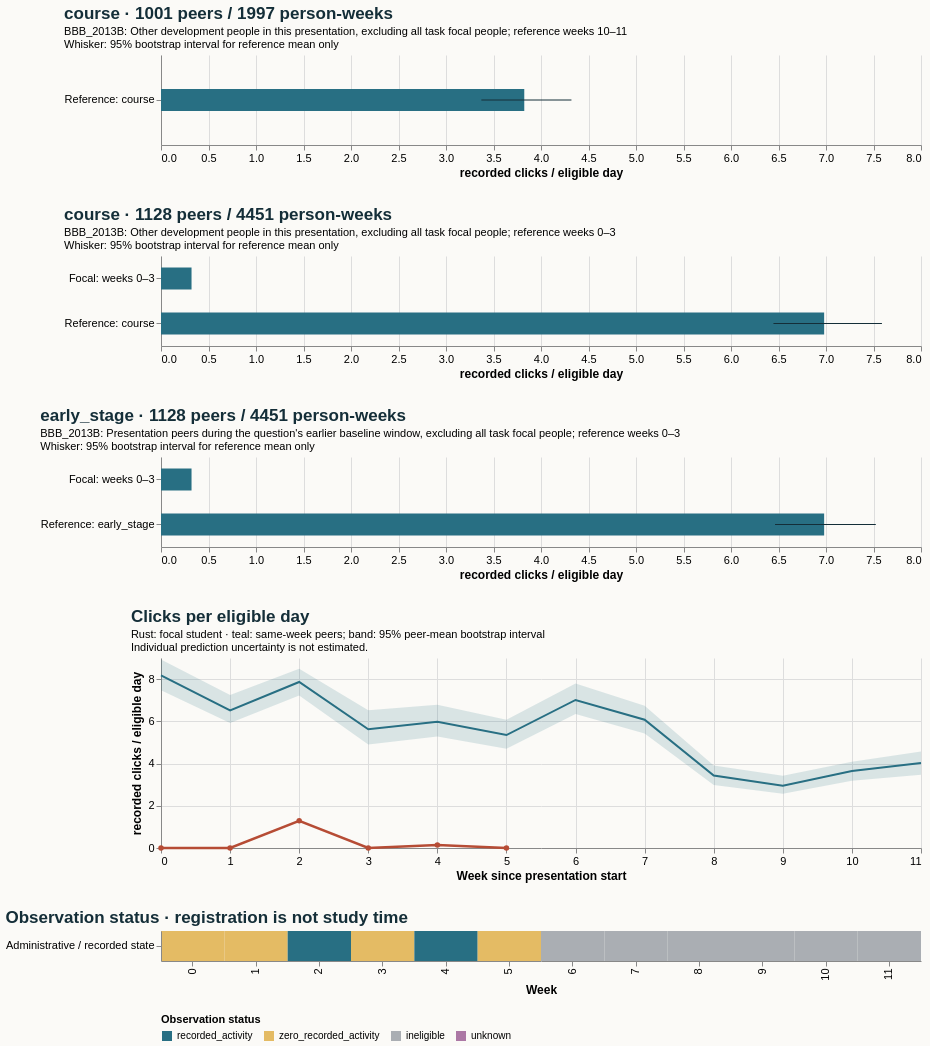

Source (Vega-Lite JSON):
### Vega-Lite specification from a JSON file in a GitHub repository (floating-point values rounded to 4 significant figures)
{"$schema": "https://vega.github.io/schema/vega-lite/v5.20.1.json", "config": {"axis": {"labelFontSize": 11, "titleFontSize": 12}, "background": "#fbfaf7", "font": "sans-serif", "title": {"anchor": "start", "color": "#142e38", "fontSize": 17, "subtitleFontSize": 11}, "view": {"continuousHeight": 300, "continuousWidth": 300, "stroke": null}}, "datasets": {"data-0c9b1b8a6aafc00edba3da8f5ecd5104": [{"hi": null, "lo": null, "series": "Focal: weeks 0–3", "value": 0.3214}, {"hi": 7.524, "lo": 6.464, "series": "Reference: early_stage", "value": 6.98}], "data-384e228b3901c7a3fc8f4dc9812107fe": [{"end_day": 6, "focal_value": 0.0, "peer_ci_high": 8.931, "peer_ci_low": 7.468, "peer_mean": 8.174, "peer_observations": 1127, "peer_people": 1127, "reference": "course", "unit": "recorded clicks / eligible day", "week": 0}, {"end_day": 13, "focal_value": 0.0, "peer_ci_high": 7.246, "peer_ci_low": 5.919, "peer_mean": 6.521, "peer_observations": 1121, "peer_people": 1121, "reference": "course", "unit": "recorded clicks / eligible day", "week": 1}, {"end_day": 20, "focal_value": 1.286, "peer_ci_high": 8.492, "peer_ci_low": 7.226, "peer_mean": 7.865, "peer_observations": 1105, "peer_people": 1105, "reference": "course", "unit": "recorded clicks / eligible day", "week": 2}, {"end_day": 27, "focal_value": 0.0, "peer_ci_high": 6.529, "peer_ci_low": 4.904, "peer_mean": 5.625, "peer_observations": 1098, "peer_people": 1098, "reference": "course", "unit": "recorded clicks / eligible day", "week": 3}, {"end_day": 34, "focal_value": 0.1429, "peer_ci_high": 6.783, "peer_ci_low": 5.283, "peer_mean": 5.982, "peer_observations": 1065, "peer_people": 1065, "reference": "course", "unit": "recorded clicks / eligible day", "week": 4}, {"end_day": 41, "focal_value": 0.0, "peer_ci_high": 6.074, "peer_ci_low": 4.696, "peer_mean": 5.35, "peer_observations": 1058, "peer_people": 1058, "reference": "course", "unit": "recorded clicks / eligible day", "week": 5}, {"end_day": 48, "focal_value": null, "peer_ci_high": 7.793, "peer_ci_low": 6.344, "peer_mean": 7.012, "peer_observations": 1050, "peer_people": 1050, "reference": "course", "unit": "recorded clicks / eligible day", "week": 6}, {"end_day": 55, "focal_value": null, "peer_ci_high": 6.738, "peer_ci_low": 5.425, "peer_mean": 6.076, "peer_observations": 1034, "peer_people": 1034, "reference": "course", "unit": "recorded clicks / eligible day", "week": 7}, {"end_day": 62, "focal_value": null, "peer_ci_high": 3.911, "peer_ci_low": 2.983, "peer_mean": 3.431, "peer_observations": 1024, "peer_people": 1024, "reference": "course", "unit": "recorded clicks / eligible day", "week": 8}, {"end_day": 69, "focal_value": null, "peer_ci_high": 3.418, "peer_ci_low": 2.567, "peer_mean": 2.953, "peer_observations": 1007, "peer_people": 1007, "reference": "course", "unit": "recorded clicks / eligible day", "week": 9}, {"end_day": 76, "focal_value": null, "peer_ci_high": 4.09, "peer_ci_low": 3.183, "peer_mean": 3.642, "peer_observations": 1001, "peer_people": 1001, "reference": "course", "unit": "recorded clicks / eligible day", "week": 10}, {"end_day": 83, "focal_value": null, "peer_ci_high": 4.568, "peer_ci_low": 3.466, "peer_mean": 4.025, "peer_observations": 996, "peer_people": 996, "reference": "course", "unit": "recorded clicks / eligible day", "week": 11}], "data-6772d4b3562c09d0cd293e83368bddeb": [{"hi": null, "lo": null, "series": "Focal: weeks 0–3", "value": 0.3214}, {"hi": 7.589, "lo": 6.447, "series": "Reference: course", "value": 6.98}], "data-9513caa131856c1d4264fa7f89bb662e": [{"hi": null, "lo": null, "series": "Focal: weeks 10–11", "value": null}, {"hi": 4.32, "lo": 3.372, "series": "Reference: course", "value": 3.824}], "data-db89edfe90cd932c9c2f2a7b8596f721": [{"eligible_days": 7.0, "end_day": 6, "logging_completeness": "unknown", "observation_status": "zero_recorded_activity", "row": "Administrative / recorded state", "score_status": "withheld_release_time_unknown", "start_day": 0, "value": 0.0, "week": 0}, {"eligible_days": 7.0, "end_day": 13, "logging_completeness": "unknown", "observation_status": "zero_recorded_activity", "row": "Administrative / recorded state", "score_status": "withheld_release_time_unknown", "start_day": 7, "value": 0.0, "week": 1}, {"eligible_days": 7.0, "end_day": 20, "logging_completeness": "unknown", "observation_status": "recorded_activity", "row": "Administrative / recorded state", "score_status": "withheld_release_time_unknown", "start_day": 14, "value": 1.286, "week": 2}, {"eligible_days": 7.0, "end_day": 27, "logging_completeness": "unknown", "observation_status": "zero_recorded_activity", "row": "Administrative / recorded state", "score_status": "withheld_release_time_unknown", "start_day": 21, "value": 0.0, "week": 3}, {"eligible_days": 7.0, "end_day": 34, "logging_completeness": "unknown", "observation_status": "recorded_activity", "row": "Administrative / recorded state", "score_status": "withheld_release_time_unknown", "start_day": 28, "value": 0.1429, "week": 4}, {"eligible_days": 7.0, "end_day": 41, "logging_completeness": "unknown", "observation_status": "zero_recorded_activity", "row": "Administrative / recorded state", "score_status": "withheld_release_time_unknown", "start_day": 35, "value": 0.0, "week": 5}, {"eligible_days": 0.0, "end_day": 48, "logging_completeness": "unknown", "observation_status": "ineligible", "row": "Administrative / recorded state", "score_status": "withheld_release_time_unknown", "start_day": 42, "value": null, "week": 6}, {"eligible_days": 0.0, "end_day": 55, "logging_completeness": "unknown", "observation_status": "ineligible", "row": "Administrative / recorded state", "score_status": "withheld_release_time_unknown", "start_day": 49, "value": null, "week": 7}, {"eligible_days": 0.0, "end_day": 62, "logging_completeness": "unknown", "observation_status": "ineligible", "row": "Administrative / recorded state", "score_status": "withheld_release_time_unknown", "start_day": 56, "value": null, "week": 8}, {"eligible_days": 0.0, "end_day": 69, "logging_completeness": "unknown", "observation_status": "ineligible", "row": "Administrative / recorded state", "score_status": "withheld_release_time_unknown", "start_day": 63, "value": null, "week": 9}, {"eligible_days": 0.0, "end_day": 76, "logging_completeness": "unknown", "observation_status": "ineligible", "row": "Administrative / recorded state", "score_status": "withheld_release_time_unknown", "start_day": 70, "value": null, "week": 10}, {"eligible_days": 0.0, "end_day": 83, "logging_completeness": "unknown", "observation_status": "ineligible", "row": "Administrative / recorded state", "score_status": "withheld_release_time_unknown", "start_day": 77, "value": null, "week": 11}]}, "resolve": {"scale": {"color": "independent"}}, "spacing": 28, "vconcat": [{"data": {"name": "data-9513caa131856c1d4264fa7f89bb662e"}, "height": 90, "layer": [{"encoding": {"x": {"field": "value", "scale": {"domain": [0, 7.968], "zero": true}, "title": "recorded clicks / eligible day", "type": "quantitative"}, "y": {"field": "series", "sort": null, "title": null, "type": "nominal"}}, "mark": {"color": "#286f83", "size": 22, "type": "bar"}}, {"encoding": {"x": {"field": "lo", "type": "quantitative"}, "x2": {"field": "hi"}, "y": {"field": "series", "sort": null, "title": null, "type": "nominal"}}, "mark": {"color": "#142e38", "type": "rule"}}], "title": {"subtitle": ["BBB_2013B: Other development people in this presentation, excluding all task focal people; reference weeks 10–11", "Whisker: 95% bootstrap interval for reference mean only"], "text": "course · 1001 peers / 1997 person-weeks"}, "width": 760}, {"data": {"name": "data-6772d4b3562c09d0cd293e83368bddeb"}, "height": 90, "layer": [{"encoding": {"x": {"field": "value", "scale": {"domain": [0, 7.968], "zero": true}, "title": "recorded clicks / eligible day", "type": "quantitative"}, "y": {"field": "series", "sort": null, "title": null, "type": "nominal"}}, "mark": {"color": "#286f83", "size": 22, "type": "bar"}}, {"encoding": {"x": {"field": "lo", "type": "quantitative"}, "x2": {"field": "hi"}, "y": {"field": "series", "sort": null, "title": null, "type": "nominal"}}, "mark": {"color": "#142e38", "type": "rule"}}], "title": {"subtitle": ["BBB_2013B: Other development people in this presentation, excluding all task focal people; reference weeks 0–3", "Whisker: 95% bootstrap interval for reference mean only"], "text": "course · 1128 peers / 4451 person-weeks"}, "width": 760}, {"data": {"name": "data-0c9b1b8a6aafc00edba3da8f5ecd5104"}, "height": 90, "layer": [{"encoding": {"x": {"field": "value", "scale": {"domain": [0, 7.968], "zero": true}, "title": "recorded clicks / eligible day", "type": "quantitative"}, "y": {"field": "series", "sort": null, "title": null, "type": "nominal"}}, "mark": {"color": "#286f83", "size": 22, "type": "bar"}}, {"encoding": {"x": {"field": "lo", "type": "quantitative"}, "x2": {"field": "hi"}, "y": {"field": "series", "sort": null, "title": null, "type": "nominal"}}, "mark": {"color": "#142e38", "type": "rule"}}], "title": {"subtitle": ["BBB_2013B: Presentation peers during the question's earlier baseline window, excluding all task focal people; reference weeks 0–3", "Whisker: 95% bootstrap interval for reference mean only"], "text": "early_stage · 1128 peers / 4451 person-weeks"}, "width": 760}, {"data": {"name": "data-384e228b3901c7a3fc8f4dc9812107fe"}, "height": 190, "layer": [{"encoding": {"x": {"axis": {"tickMinStep": 1}, "field": "week", "title": "Week since presentation start", "type": "quantitative"}, "y": {"field": "peer_ci_low", "scale": {"zero": true}, "title": "recorded clicks / eligible day", "type": "quantitative"}, "y2": {"field": "peer_ci_high"}}, "mark": {"color": "#286f83", "opacity": 0.16, "type": "area"}}, {"encoding": {"tooltip": [{"field": "week", "type": "quantitative"}, {"field": "peer_mean", "type": "quantitative"}, {"field": "peer_people", "type": "quantitative"}, {"field": "peer_observations", "type": "quantitative"}], "x": {"field": "week", "type": "quantitative"}, "y": {"field": "peer_mean", "type": "quantitative"}}, "mark": {"color": "#286f83", "strokeWidth": 2, "type": "line"}}, {"encoding": {"tooltip": [{"field": "week", "type": "quantitative"}, {"field": "focal_value", "type": "quantitative"}], "x": {"field": "week", "type": "quantitative"}, "y": {"field": "focal_value", "type": "quantitative"}}, "mark": {"color": "#b64c35", "point": {"color": "#b64c35"}, "strokeWidth": 2.5, "type": "line"}}], "title": {"subtitle": ["Rust: focal student · teal: same-week peers; band: 95% peer-mean bootstrap interval", "Individual prediction uncertainty is not estimated."], "text": "Clicks per eligible day"}, "width": 760}, {"data": {"name": "data-db89edfe90cd932c9c2f2a7b8596f721"}, "encoding": {"color": {"field": "observation_status", "legend": {"labelLimit": 260, "orient": "bottom"}, "scale": {"domain": ["recorded_activity", "zero_recorded_activity", "ineligible", "unknown"], "range": ["#286f83", "#e4bb64", "#aaaeb3", "#ac78a5"]}, "title": "Observation status", "type": "nominal"}, "tooltip": [{"field": "week", "type": "quantitative"}, {"field": "eligible_days", "type": "quantitative"}, {"field": "observation_status", "type": "nominal"}, {"field": "logging_completeness", "type": "nominal"}], "x": {"field": "week", "title": "Week", "type": "ordinal"}, "y": {"field": "row", "title": null, "type": "nominal"}}, "height": 30, "mark": {"type": "rect"}, "title": "Observation status · registration is not study time", "width": 760}]}
